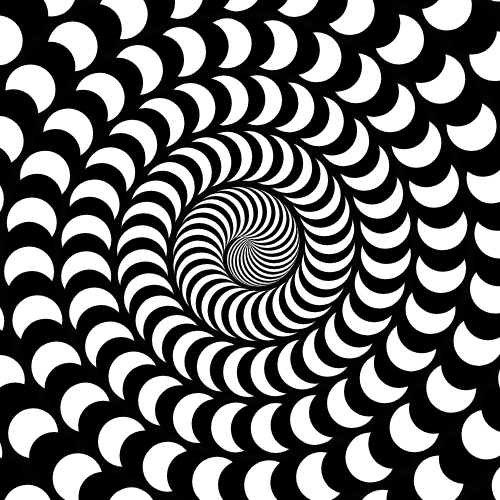
Frame 1 (no input)
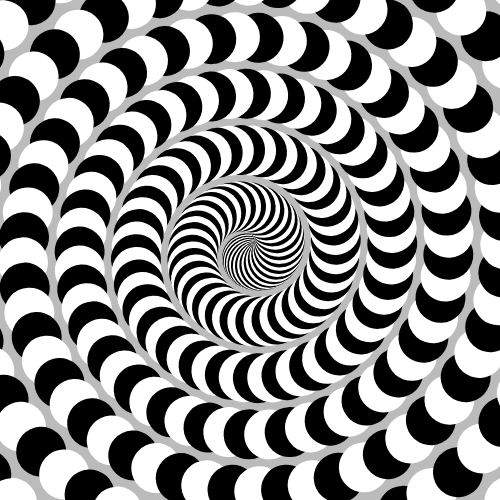
Frame 60 (no input)
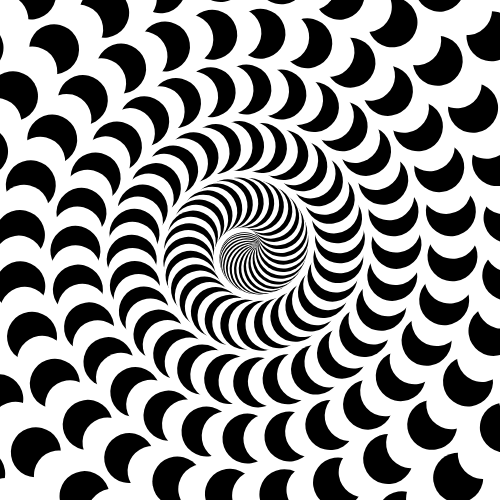
Frame 120 (the mouse pressed at the canvas centre since frame 60)

The p5.js sketch that drew these frames (run headless with seeded random() and noise() and a simulated clock; from frame 60 on, the mouse is pressed at the canvas centre):

// p5.js sketch
// ── sketch.js
// SpiralWorm (p5.js 2.3.4 port of a #p5t Processing sketch)
// https://github.com/madparker/-p5t/blob/main/%23p5t/ArtSketch/09_23_2020/SpiralWorm/SpiralWorm.pde
// #p5t/ArtSketch/09_23_2020/SpiralWorm/SpiralWorm.pde

let i, x, y, m, f = 0, s, w, d = 1;

function setup() {
  createCanvas(500, 500);
  noStroke();
}

function draw() {
  f += d;
  s = sin((PI * f) / 765) * 3;
  background(s * 255);
  m = 1 / 9;
  translate(250, 250);
  rotate(s);
  for (i = 0; i < 999; i++) {
    x = sin(i * m) * i + sin((f + i) / 9) * 9;
    y = cos(i * m) * i + cos((f + i) / 9) * 9;
    fill(255); // fill(-1): -1 is opaque white as a Java int color
    if (i % 2 == 0) fill(0);
    circle(x, y, 50);
  }
}
//#p5t

// ---- Original Processing source: #p5t/ArtSketch/09_23_2020/SpiralWorm/SpiralWorm.pde
/*
float i,x,y,m,f,s,w,d=1;
void setup(){size(500,500);noStroke();}
void draw(){f+=d;s=sin(PI*f/765)*3;background(s*255);m=1f/9;translate(250,250);rotate(s);for(i=0;i<999;i++){x=sin(i*m)*i+sin((f+i)/9)*9;y=cos(i*m)*i+cos((f+i)/9)*9;fill(-1);if(i%2==0)fill(0);circle(x,y,50);}}//#p5t
*/
